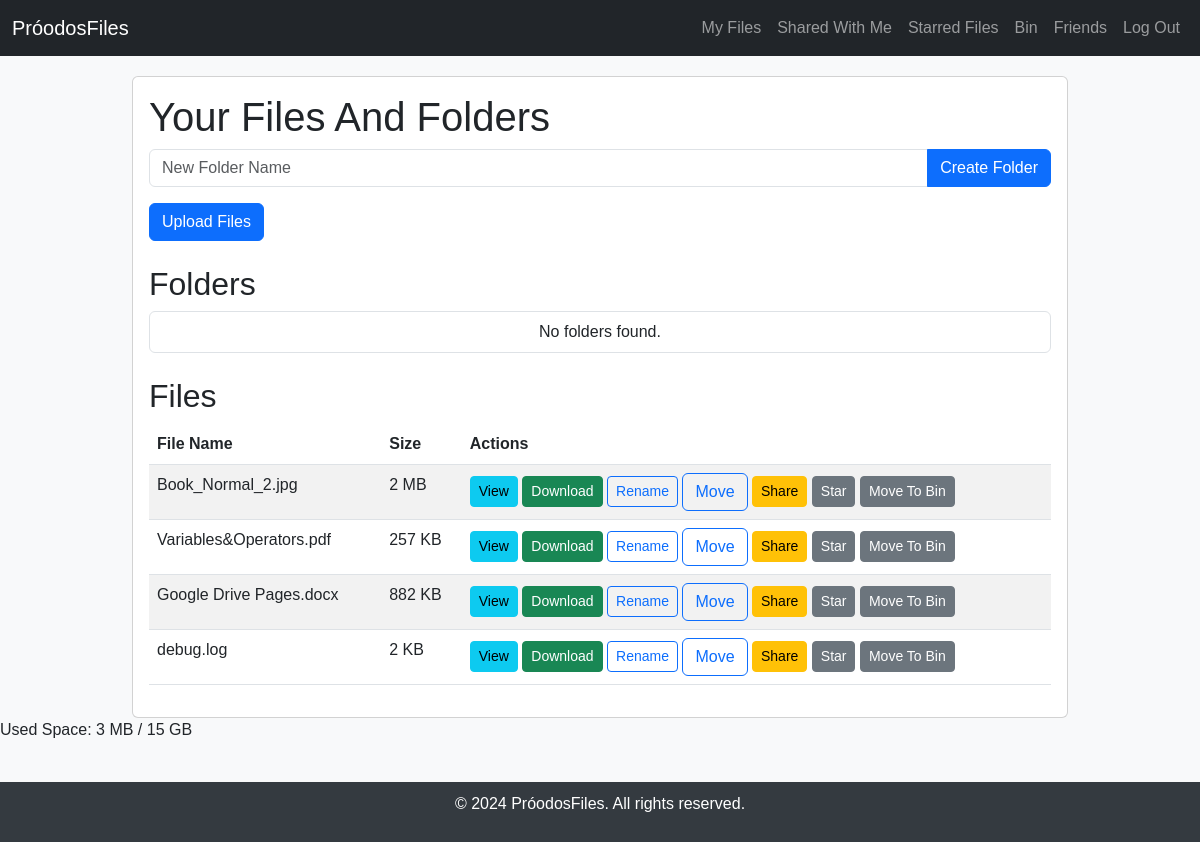
Page /all/ (signed in) on the committed database.
### file_management/models.py (models this page shows, shortened)
class File(models.Model):
    id = models.UUIDField(primary_key=True, default=uuid.uuid4, editable=False)
    owner = models.ForeignKey(CustomUser, on_delete=models.CASCADE)
    file = models.FileField(upload_to='temp/', blank=True)
    name = models.CharField(max_length=255)
    size = models.PositiveBigIntegerField()
    description = models.CharField(max_length=1000, blank=True)
    parent = models.ForeignKey(Folder, on_delete=models.CASCADE, related_name='subfiles', null=True, blank=True)
    upload_date = models.DateTimeField(auto_now_add=True)
    last_accessed = models.DateTimeField(auto_now=True)
    access_list = models.ManyToManyField(CustomUser, related_name='shared_with_me_files', blank=True)
    access_everyone = models.BooleanField(default=False)
    access_count = models.IntegerField(default=0)
    starred = models.BooleanField(default=False)
    binned = models.DateTimeField(null=True, blank=True)
    thumbnail = models.ImageField(default="thumbnail.png", upload_to="temp/")
    objects = FileFolderManager()
    def get_extension(self):
        var = self.name.split('.')
        if len(var) > 1:
            return var[-1]
        return None

### user_management/models.py (models this page shows, shortened)
class CustomUser(AbstractUser):
    id = models.UUIDField(default=uuid.uuid4, primary_key=True, editable=False)
    starred_files = models.ManyToManyField('file_management.File', blank=True)
    starred_folders = models.ManyToManyField('folder_management.Folder', blank=True)
    username = models.CharField(
        max_length=150,
        unique=True,
        help_text='Required. Letters, digits, and spaces only. Max 150 characters',
        validators=[],
        error_messages={
            'unique': "A user with that username already exists.",
        },
    )
    full_name = models.CharField(
        max_length=255,
        help_text='Required field. ',
        validators=[],
    )
    email = models.EmailField(
        max_length=254,
        unique=True,
        help_text='Email is required.',
        validators=[],
        error_messages={
            'unique': 'This email has already been registered',
        },
    )
    quota = models.BigIntegerField(default=15 * 1024 * 1024 * 1024)
    used_space = models.BigIntegerField(default=0)
    objects = CustomUserManager()

### homepage/views.py (the view, shortened to what this page needs)
# urls.py: path('all/', views.all_files, name='my_files'),
@login_required
def all_files(request):
    folders = Folder.objects.filter(owner=request.user, parent=None)
    files = File.objects.filter(owner=request.user, parent=None)
    all_folders = Folder.objects.filter(owner=request.user)
    return render(request, 'files_folders.html', {'folders': folders, 'files': files, 'all_folders': all_folders})

### folder_management/models.py (called while the page is built)
    def not_binned(self):
        return self.filter(binned__isnull=True)

    def get_queryset(self):
        return FileFolderQuerySet(self.model, using=self._db).not_binned()

### folder_management/templatetags/filesizetags.py (called while the page is built)
@register.filter
def human_readable_size(value):
    try:
        value = int(value)
    except (TypeError, ValueError):
        return value
    for unit in ['bytes', 'KB', 'MB', 'GB', 'TB']:
        if value < 1024:
            return f"{value} {unit}"
        value //= 1024
    return f"{value} PB"

### folder_management/templatetags/starreditemcheck.py (called while the page is built)
@register.filter
def starred_item(item, request):
    if request.user.starred_files.contains(item) or request.user.starred_folders.contains(item):
        return True
    return False

### templates/files_folders.html (shortened to what this page needs)
{% extends 'base.html' %}
{% load filesizetags %}
{% load starreditemcheck %}
{% block content %}
<div class="card">
    <div class="card-body">
        <h1 class="card-title">{% if starred %}Starred Files{% else %}{% if folder %}{{ folder.name }}{% else %}Your Files And Folders{% endif %}{% endif %}</h1>
        <div class="mb-3">
            <form method="post">
                <div class="input-group">
                    <input type="text" class="form-control" placeholder="New Folder Name" name="folder_name" required>
                    <button class="btn btn-primary" type="submit">Create Folder</button>
                </div>
            </form>
        </div>
        <div class="mb-4">
            {% if folder %}
            <a href="{% url 'upload_file' folder.id %}" class="btn btn-primary">Upload Files</a>
            {% else %}
            <a href="{% url 'upload_root' %}" class="btn btn-primary">Upload Files</a>
            {% endif %}
        </div>
        <h2>Folders</h2>
        <ul class="list-group mb-4">
            {% for folder in folders %}
            <li class="list-group-item d-flex justify-content-between align-items-center">
                <div>
                    <strong>{{ folder.name }}</strong>
                    {% if not folder.owner == request.user %}<p>(Shared With Me)</p>{% endif %}
                    <span class="text-muted">(Created: {{ folder.created_at|date:"M d, Y" }})</span>
                </div>
                <div>
                    <a href="{% url 'view_folder' folder.id %}" class="btn btn-info btn-sm">Open</a>
                    <button class="btn btn-sm btn-outline-primary" data-toggle="modal" data-target="#renameModal" data-item-id="{{ folder.id }}" data-item-name="{{ folder.name }}" data-item-type="folder">Rename</button>
                    <a href="{% url 'zip_folder' folder.id %}" class="btn btn-info btn-sm">Send to zip</a>
                    <button class="btn btm-sm btn-outline-primary" onclick="openMoveModal('{{ folder.id }}', 'folder')">Move</button>
                    <a href="{% url 'share_folder' folder.id %}" class="btn btn-warning btn-sm">Share</a>
                    {% if folder.owner == request.user %}
                    <a href="{% url 'star_folder' folder.id %}" class="btn btn-secondary btn-sm">{% if folder.starred %}Unstar{% else %}Star{% endif %}</a>
                    {% else %}
                    <a href="{% url 'star_folder' folder.id %}" class="btn btn-secondary btn-sm">{% if folder|starred_item:request %}Unstar{% else %}Star{% endif %}</a>
                    {% endif %}
                    <a href="{% url 'bin_folder' folder.id %}" class="btn btn-warning btn-sm">Move To Bin</a>
                </div>
            </li>
            {% empty %}
            <li class="list-group-item text-center">No folders found.</li>
            {% endfor %}
        </ul>
        <h2>Files</h2>
        <table class="table table-striped">
            <thead>
                <tr>
                    <th>File Name</th>
                    <th>Size</th>
                    <th>Actions</th>
                </tr>
            </thead>
            <tbody>
                {% for file in files %}
                <tr>
                    <td>{{ file.name }}</td>
                    <td>{{ file.size|human_readable_size }}</td>
                    <td>
                        <a href="{% url 'preview_file' file.id %}" class="btn btn-info btn-sm">View</a>
                        <a href="{% url 'download_file' file.id %}" class="btn btn-success btn-sm">Download</a>
                        <button class="btn btn-sm btn-outline-primary" data-toggle="modal" data-target="#renameModal" data-item-id="{{ file.id }}" data-item-name="{{ file.name }}" data-item-type="file">Rename</button>
                        <button class="btn btm-sm btn-outline-primary" onclick="openMoveModal('{{ file.id }}', 'file')">Move</button>
                        <a href="{% url 'share_file' file.id %}" class="btn btn-warning btn-sm">Share</a>
                        <a href="{% url 'star_file' file.id %}" class="btn btn-secondary btn-sm">{% if file.starred or file|starred_item:request %}Unstar{% else %}Star{% endif %}</a>
                        <a href="{% url 'bin_file' file.id %}" class="btn btn-secondary btn-sm">Move To Bin</a>
                    </td>
                </tr>
                {% empty %}
                <tr>
                    <td colspan="3" class="text-center">No files found.</td>
                </tr>
                {% endfor %}
            </tbody>
        </table>
    </div>
</div>
{% endblock %}

### templates/base.html (shortened to what this page needs)
{% load filesizetags %}
<!DOCTYPE html>
<html lang="en">
<head>
    <link href="https://cdn.jsdelivr.net/npm/bootstrap@5.3.0/dist/css/bootstrap.min.css" rel="stylesheet">
</head>
<body>
    <nav class="navbar navbar-expand-lg navbar-dark bg-dark">
        <div class="container-fluid">
            <a class="navbar-brand" href="{% url 'homepage' %}">PróodosFiles</a>
            <div class="collapse navbar-collapse" id="navbarNav">
                <ul class="navbar-nav ms-auto">
                    <li class="nav-item">
                        <a class="nav-link" href="{% url 'my_files' %}">My Files</a>
                    </li>
                    <li class="nav-item">
                        <a class="nav-link" href="{% url 'shared_items' %}">Shared With Me</a>
                    </li>
                    <li class="nav-item">
                        <a class="nav-link" href="{% url 'starred_items' %}">Starred Files</a>
                    </li>
                    <li class="nav-item">
                        <a class="nav-link" href="{% url 'binned_view' %}">Bin</a>
                    </li>
                    <li class="nav-item">
                        <a class="nav-link" href="{% url 'friends_list' %}">Friends</a>
                    </li>
                    <li class="nav-item">
                        <form action="{% url 'logout' %}" method="post">
                            <button type="submit" class="nav-link">Log Out</button>
                          </form>
                    </li>
                </ul>
            </div>
        </div>
    </nav>
    <div class="container">
        {% block content %}
        {% endblock %}
    </div>
    <p>Used Space: {{request.user.used_space|human_readable_size}} / {{request.user.quota|human_readable_size}}</p>
    <footer>
        <p>&copy; 2024 PróodosFiles. All rights reserved.</p>
    </footer>
</body>
</html>

### templates/base.html (style rules this page uses)
body { font-family: Arial, sans-serif; background-color: #f8f9fa; }
.navbar { margin-bottom: 20px; }
.container { max-width: 960px; }
footer { margin-top: 40px; padding: 10px 0; background-color: #343a40; color: white; text-align: center; }

### rows in the picture
File: name "Book_Normal_2.jpg", size|human_readable_size "2 MB", starred "Star"
File: name "Variables&Operators.pdf", size|human_readable_size "257 KB", starred "Star"
File: name "Google Drive Pages.docx", size|human_readable_size "882 KB", starred "Star"
File: name "debug.log", size|human_readable_size "2 KB", starred "Star"
CustomUser: user.used_space|human_readable_size "3 MB", user.quota|human_readable_size "15 GB"
